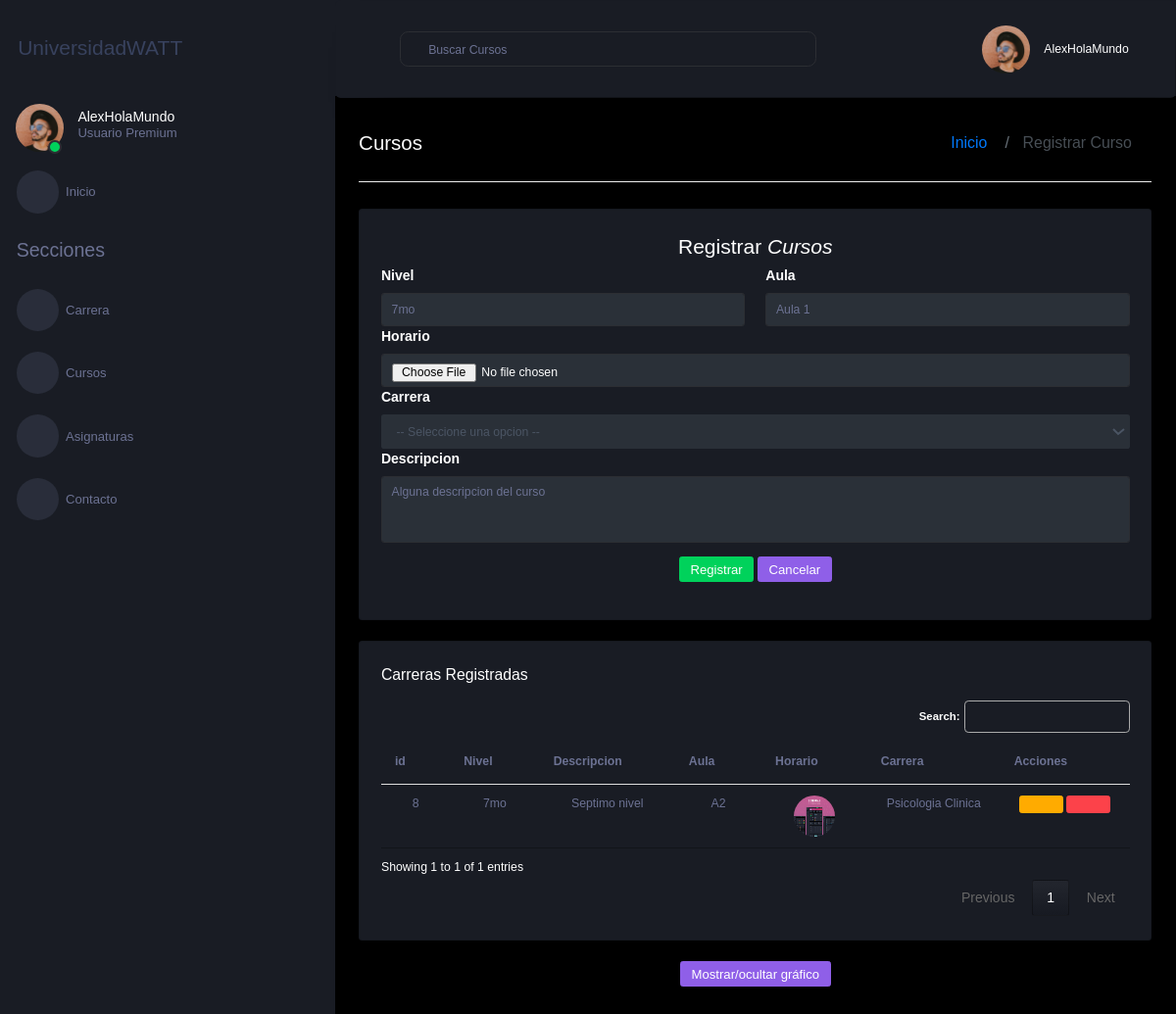
The page /listaCurso/ on the database as committed earlier.
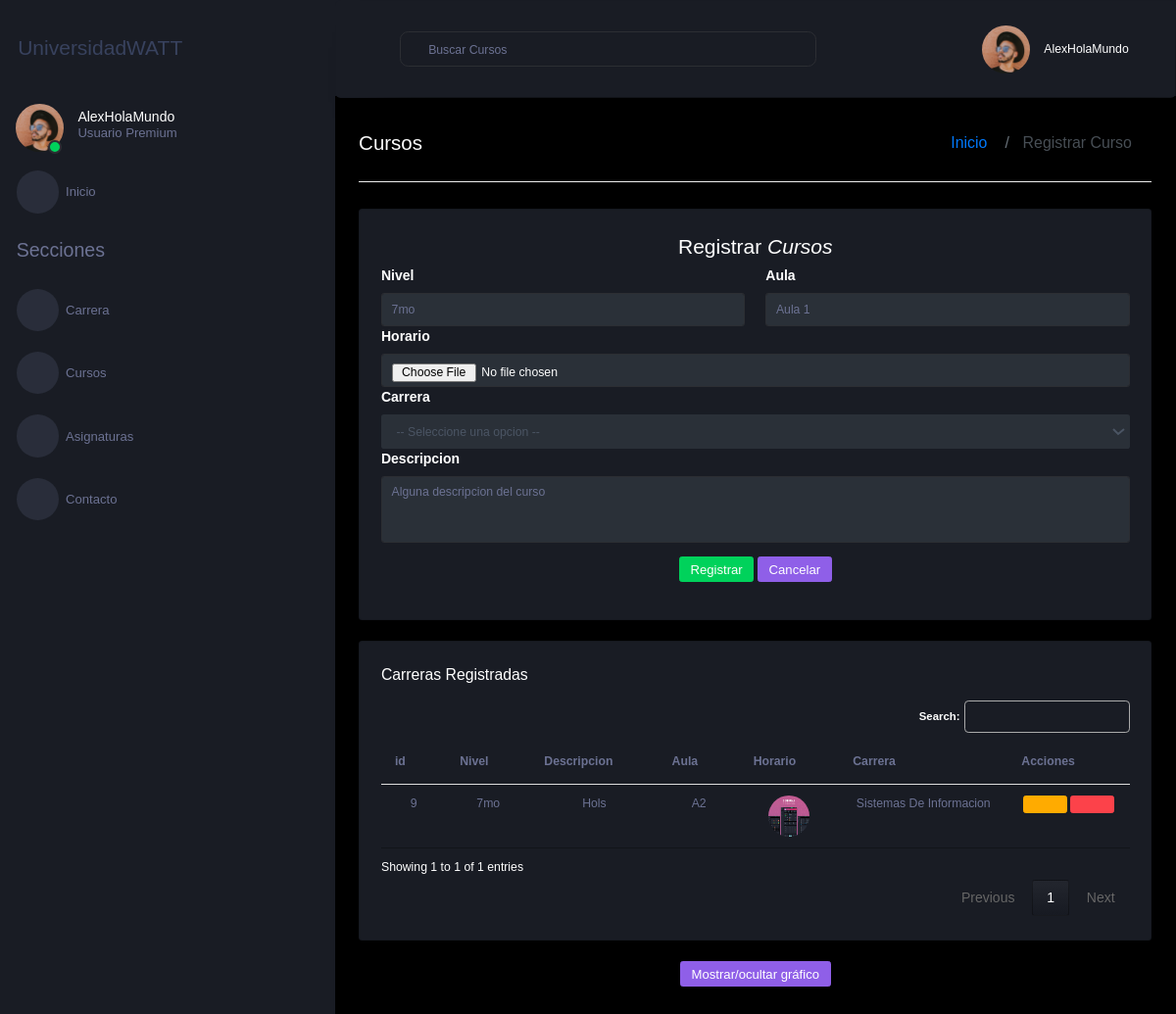
The same page on the database as committed later.
### Aplicaciones/MatriculasWATT/models.py (models this page shows, shortened)
class cursoWATT(models.Model):
    idCursoWATT = models.AutoField(primary_key=True)
    nivelCursoWATT = models.CharField(max_length=50)
    descripcionCursoWATT = models.CharField(max_length=50)
    aulaCursoWATT = models.CharField(max_length=50)
    horarioCursoWATT = models.FileField(upload_to='horarios',null=True, blank=True)
    carrera = models.ForeignKey(carreraWATT, null=True, blank=True, on_delete=models.CASCADE)

class carreraWATT(models.Model):
    idCarreraWATT = models.AutoField(primary_key=True)
    nombreCarreraWATT = models.CharField(max_length=50)
    logoCarreraWATT = models.FileField(upload_to='logos',null=True, blank=True)
    directorCarreraWATT = models.CharField(max_length=50)
    fechaCreacionCarreraWATT = models.DateField()
    descripcionCarreraWATT = models.CharField(max_length=50)

### Aplicaciones/MatriculasWATT/views.py (the view)
# urls.py: path('listaCurso/', views.listaCurso),
def listaCurso(request):
    cursoBdd=cursoWATT.objects.all()
    carreraBdd=carreraWATT.objects.all()
    return render(request, 'listaCurso.html', {
        'cursos': cursoBdd, 'carreras': carreraBdd
    })

### Aplicaciones/MatriculasWATT/templates/listaCurso.html (shortened to what this page needs)
{%extends './plantilla.html'%} {%block contenido%} {% load static %}
<div class="main-panel">
  <div class="content-wrapper">
    <div class="page-header" style="zoom: 1.3">
      <h3 class="page-title">Cursos</h3>
      <nav aria-label="breadcrumb">
        <ol class="breadcrumb">
          <li class="breadcrumb-item"><a href="/">Inicio</a></li>
          <li class="breadcrumb-item active" aria-current="page">
            Registrar Curso
          </li>
        </ol>
      </nav>
    </div>
    <div class="row">
      <div class="col-md-12 grid-margin stretch-card">
        <div class="card">
          <div class="card-body">
            <h3 class="text-center">Registrar <em>Cursos</em></h3>
            <form
              id="formCursosWATT"
              action="/crearCurso/"
              method="POST"
              enctype="multipart/form-data"
            >
              <div class="row">
                <div class="col-md-6">
                  <fieldset>
                    <label for="">Nivel</label>
                    <input
                      name="nivelCursoWATT"
                      id="nivelCursoWATT"
                      type="text"
                      class="form-control"
                      placeholder="7mo"
                      required=""
                    />
                  </fieldset>
                </div>
                <div class="col-md-6">
                  <fieldset>
                    <label for="">Aula</label>
                    <input
                      name="aulaCursoWATT"
                      id="aulaCursoWATT"
                      type="text"
                      class="form-control"
                      placeholder="Aula 1"
                      required=""
                    />
                  </fieldset>
                </div>
              </div>
              <div class="row">
                <div class="col-md-12">
                  <fieldset>
                    <label for="">Horario</label>
                    <input
                      name="horarioCursoWATT"
                      id="horarioCursoWATT"
                      type="file"
                      accept="image/*"
                      class="form-control"
                      required=""
                    />
                  </fieldset>
                </div>
              </div>
              <div class="row">
                <div class="col-md-12">
                  <fieldset>
                    <label for="">Carrera</label>
                    <select
                      name="idCarreraWATT"
                      required
                      id="idCarreraWATT"
                      class="form-control selectpicker"
                      data-live-search="true"
                      data-live-search-style="startsWith"
                    >
                      <option value="">-- Seleccione una opcion --</option>
                    </select>
                  </fieldset>
                </div>
              </div>
              <div class="row">
                <div class="col-md-12">
                  <fieldset>
                    <label for="">Descripcion</label>
                    <textarea
                      name="descripcionCursoWATT"
                      id="descripcionCursoWATT"
                      class="form-control"
                      rows="4"
                      placeholder="Alguna descripcion del curso"
                      required=""
                    ></textarea>
                  </fieldset>
                </div>
              </div>
              <div class="col-md-12">
                <center class="m-3">
                  <button type="submit" class="btn btn-success">
                    Registrar
                  </button>
                  <button type="reset" class="btn btn-info">Cancelar</button>
                </center>
              </div>
            </form>
          </div>
        </div>
      </div>
    </div>
    <div class="row">
      <div class="col-12 grid-margin">
        <div class="card">
          <div class="card-body">
            <h4 class="card-title">Carreras Registradas</h4>
            <div class="table-responsive">
              <table class="table" id="tableCursos">
                <thead>
                  <tr>
                    <th scope="col">id</th>
                    <th scope="col">Nivel</th>
                    <th scope="col">Descripcion</th>
                    <th scope="col">Aula</th>
                    <th scope="col">Horario</th>
                    <th scope="col">Carrera</th>
                    <th scope="col">Acciones</th>
                  </tr>
                </thead>
                <tbody>
                  {% for curso in cursos %}
                  <tr>
                    <td class="text-center">{{curso.idCursoWATT}}</td>
                    <td class="text-center">{{curso.nivelCursoWATT}}</td>
                    <td class="text-center">{{curso.descripcionCursoWATT}}</td>
                    <td class="text-center">{{curso.aulaCursoWATT}}</td>
                    <td class="text-center">
                      {% if curso.horarioCursoWATT %}
                      <a href="{{curso.horarioCursoWATT.url}}" target="_blank">
                        <img
                          src="{{curso.horarioCursoWATT.url}}"
                          alt=""
                          width="50px"
                          height="50px"
                          target="_blank"
                        />
                      </a>
                      {% else %}
                      <b>N/A</b>
                      {% endif %}
                    </td>
                    <td class="text-center">
                      {{curso.carrera.nombreCarreraWATT}}
                    </td>
                    <td class="text-center">
                      <a
                        href="/editarCurso/{{curso.idCursoWATT}}"
                        class="btn btn-warning"
                      >
                        <i class="mdi mdi-pencil"></i>
                      </a>
                      <a
                        href="javascript:void(0);"
                        type="button"
                        class="btn btn-danger"
                        onclick="eliminarCarrera(' /eliminarCarrera/{{curso.idCursoWATT}} ')"
                      >
                        <i class="mdi mdi-delete"></i>
                      </a>
                    </td>
                  </tr>
                  {% endfor %}
                </tbody>
              </table>
            </div>
          </div>
        </div>
      </div>
    </div>
    <div class="container">
      <center>
        <button
          id="toggleChartButton"
          onclick="toggleChart()"
          class="btn btn-info"
        >
          Mostrar/ocultar gráfico
        </button>
      </center>
    </div>
  </div>
</div>
{% endblock %}

### Aplicaciones/MatriculasWATT/templates/plantilla.html (shortened to what this page needs)
{% load static %}
<!DOCTYPE html>
<html lang="es">
  <head>
    <link
      rel="stylesheet"
      href="https://cdn.datatables.net/1.13.7/css/jquery.dataTables.min.css"
    />
    <link
      rel="stylesheet"
      href="https://cdnjs.cloudflare.com/ajax/libs/bootstrap-fileinput/5.0.8/css/fileinput.min.css"
    />
    <link
      rel="stylesheet"
      href="https://cdnjs.cloudflare.com/ajax/libs/bootstrap-select/1.12.1/css/bootstrap-select.css"
    />
    <link
      rel="stylesheet"
      href="https://maxcdn.bootstrapcdn.com/bootstrap/3.3.7/css/bootstrap.min.css"
    />
    <link
      rel="stylesheet"
      href="{% static 'vendors/mdi/css/materialdesignicons.min.css' %}"
    />
    <link
      rel="stylesheet"
      href="{% static 'vendors/css/vendor.bundle.base.css' %}"
    />
    <link
      rel="stylesheet"
      href="{% static 'vendors/flag-icon-css/css/flag-icon.min.css' %}"
    />
    <link
      rel="stylesheet"
      href="{% static 'vendors/owl-carousel-2/owl.carousel.min.css' %}"
    />
    <link
      rel="stylesheet"
      href="{% static 'vendors/owl-carousel-2/owl.theme.default.min.css' %}"
    />
    <link rel="stylesheet" href="{% static 'css/style.css' %}" />
    <link
      rel="stylesheet"
      href="https://cdnjs.cloudflare.com/ajax/libs/izitoast/1.4.0/css/iziToast.css"
    />
  </head>
  <body>
    <div class="container-scroller" style="zoom: 1.4">
      <nav class="sidebar sidebar-offcanvas" id="sidebar">
        <div
          class="sidebar-brand-wrapper d-none d-lg-flex align-items-center justify-content-center fixed-top"
        >
          <a class="sidebar-brand brand-logo" href="/"
            >UniversidadWATT <i class="mdi mdi-school"></i
          ></a>
        </div>
        <ul class="nav">
          <li class="nav-item profile">
            <div class="profile-desc">
              <div class="profile-pic">
                <div class="count-indicator">
                  <img
                    class="img-xs rounded-circle"
                    src="{%static 'images/faces/face15.jpg'%}"
                    alt=""
                  />
                  <span class="count bg-success"></span>
                </div>
                <div class="profile-name">
                  <h5 class="mb-0 font-weight-normal">AlexHolaMundo</h5>
                  <span><h6>Usuario Premium</h6></span>
                </div>
              </div>
            </div>
          </li>
          <li class="nav-item menu-items">
            <a class="nav-link" href="/">
              <span class="menu-icon">
                <i class="mdi mdi-grid"></i>
              </span>
              <span class="menu-title">Inicio</span>
            </a>
          </li>
          <li class="nav-item nav-category">
            <span class="nav-link">Secciones</span>
          </li>
          <li class="nav-item menu-items">
            <a class="nav-link" href="/listaCarrera">
              <span class="menu-icon">
                <i class="mdi mdi-school"></i>
              </span>
              <span class="menu-title">Carrera</span>
            </a>
          </li>
          <li class="nav-item menu-items">
            <a class="nav-link" href="/listaCurso">
              <span class="menu-icon">
                <i class="mdi mdi-bulletin-board"></i>
              </span>
              <span class="menu-title">Cursos</span>
            </a>
          </li>
          <li class="nav-item menu-items">
            <a class="nav-link" href="/listaAsignatura">
              <span class="menu-icon">
                <i class="mdi mdi-book-minus"></i>
              </span>
              <span class="menu-title">Asignaturas</span>
            </a>
          </li>
          <li class="nav-item menu-items">
            <a class="nav-link" href="/enviar_correo">
              <span class="menu-icon">
                <i class="mdi mdi-email"></i>
              </span>
              <span class="menu-title">Contacto</span>
            </a>
          </li>
        </ul>
      </nav>
      <div class="container-fluid page-body-wrapper">
        <nav class="navbar p-0 fixed-top d-flex flex-row">
          <div class="navbar-menu-wrapper flex-grow d-flex align-items-stretch">
            <button
              class="navbar-toggler navbar-toggler align-self-center"
              type="button"
              data-toggle="minimize"
            >
              <span class="mdi mdi-menu"></span>
            </button>
            <ul class="navbar-nav w-100">
              <li class="nav-item w-100">
                <form class="nav-link mt-2 mt-md-0 d-none d-lg-flex search">
                  <input
                    type="text"
                    class="form-control"
                    placeholder="Buscar Cursos"
                  />
                </form>
              </li>
            </ul>
            <ul class="navbar-nav navbar-nav-right">
              <li class="nav-item dropdown">
                <a
                  class="nav-link"
                  id="profileDropdown"
                  href="#"
                  data-toggle="dropdown"
                >
                  <div class="navbar-profile">
                    <img
                      class="img-xs rounded-circle"
                      src="{%static 'images/faces/face15.jpg'%}"
                      alt=""
                    />
                    <p class="mb-0 d-none d-sm-block navbar-profile-name">
                      AlexHolaMundo
                    </p>
                    <i class="mdi mdi-menu-down d-none d-sm-block"></i>
                  </div>
                </a>
              </li>
            </ul>
          </div>
        </nav>
        {% block contenido %} {% endblock %}
      </div>
    </div>
  </body>
</html>

Rows that differ between the two databases and show on the page:
removed cursoWATT: idCursoWATT "8", nivelCursoWATT "7mo", descripcionCursoWATT "Septimo nivel", aulaCursoWATT "A2", horarioCursoWATT (picture), carrera.nombreCarreraWATT "Psicologia Clinica"
added cursoWATT: idCursoWATT "9", nivelCursoWATT "7mo", descripcionCursoWATT "Hols", aulaCursoWATT "A2", horarioCursoWATT (picture), carrera.nombreCarreraWATT "Sistemas De Informacion"
